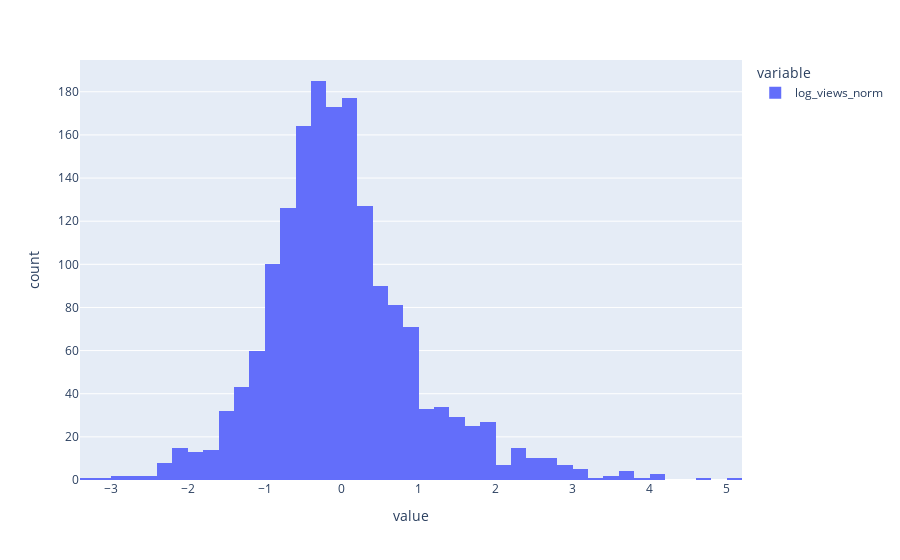
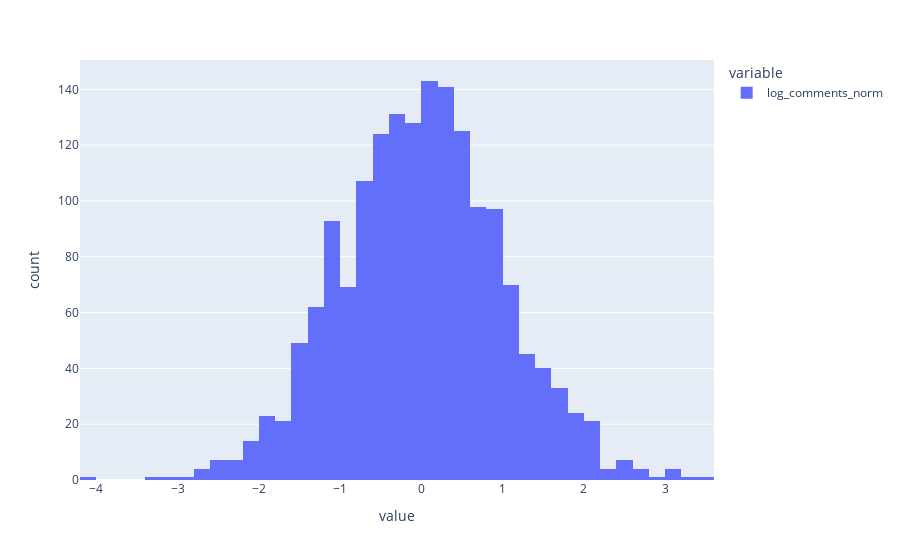
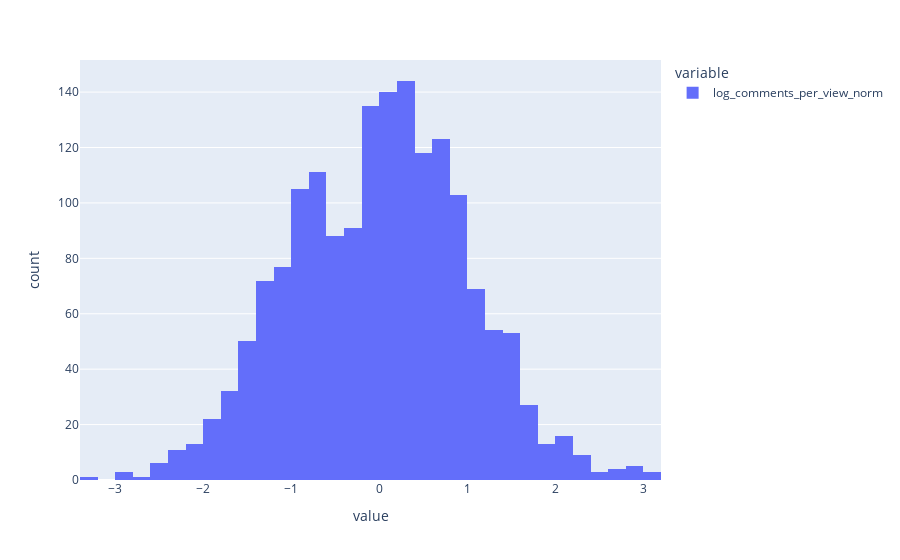
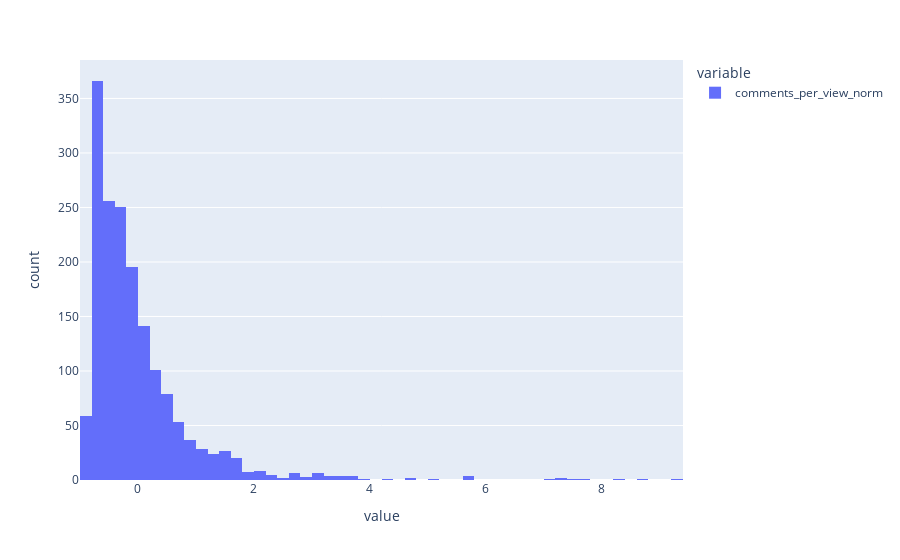

Notebook code for these charts, in order:
### Markdown cell above
# Views target set

### Code cell
import plotly.express as px
    
log_views = np.log(df['views'])
df['log_views_norm'] = (log_views - log_views.mean()) / log_views.std()
px.histogram(df['log_views_norm']).show()

log_comments = np.log(df['comments'])
df['log_comments_norm'] = (log_comments - log_comments.mean()) / log_comments.std()
px.histogram(df['log_comments_norm']).show()

comments_per_view = df['comments'] / df['views']
log_comments_per_view = np.log(comments_per_view)
df['log_comments_per_view_norm'] = (log_comments_per_view - log_comments_per_view.mean()) / log_comments_per_view.std()
px.histogram(df['log_comments_per_view_norm']).show()

df['comments_per_view_norm'] = (comments_per_view - comments_per_view.mean()) / comments_per_view.std()
px.histogram(df['comments_per_view_norm']).show()

### Figure 1 — Plotly figure (JSON) as saved in the notebook; plotly's stock layout.template omitted (floating-point values rounded to 4 significant figures; data arrays with more than 128 entries replaced by an {"elided": "..."} marker saying what was removed)
{"data": [{"alignmentgroup": "True", "bingroup": "x", "hovertemplate": "variable=log_views_norm<br>value=%{x}<br>count=%{y}<extra></extra>", "legendgroup": "log_views_norm", "marker": {"color": "#636efa", "pattern": {"shape": ""}}, "name": "log_views_norm", "offsetgroup": "log_views_norm", "orientation": "v", "showlegend": true, "x": {"elided": "1702 float values"}, "xaxis": "x", "yaxis": "y", "type": "histogram"}], "layout": {"xaxis": {"anchor": "y", "domain": [0.0, 1.0], "title": {"text": "value"}}, "yaxis": {"anchor": "x", "domain": [0.0, 1.0], "title": {"text": "count"}}, "legend": {"title": {"text": "variable"}, "tracegroupgap": 0}, "margin": {"t": 60}, "barmode": "relative"}}

### Figure 2 — Plotly figure (JSON) as saved in the notebook; plotly's stock layout.template omitted (floating-point values rounded to 4 significant figures; data arrays with more than 128 entries replaced by an {"elided": "..."} marker saying what was removed)
{"data": [{"alignmentgroup": "True", "bingroup": "x", "hovertemplate": "variable=log_comments_norm<br>value=%{x}<br>count=%{y}<extra></extra>", "legendgroup": "log_comments_norm", "marker": {"color": "#636efa", "pattern": {"shape": ""}}, "name": "log_comments_norm", "offsetgroup": "log_comments_norm", "orientation": "v", "showlegend": true, "x": {"elided": "1702 float values"}, "xaxis": "x", "yaxis": "y", "type": "histogram"}], "layout": {"xaxis": {"anchor": "y", "domain": [0.0, 1.0], "title": {"text": "value"}}, "yaxis": {"anchor": "x", "domain": [0.0, 1.0], "title": {"text": "count"}}, "legend": {"title": {"text": "variable"}, "tracegroupgap": 0}, "margin": {"t": 60}, "barmode": "relative"}}

### Figure 3 — Plotly figure (JSON) as saved in the notebook; plotly's stock layout.template omitted (floating-point values rounded to 4 significant figures; data arrays with more than 128 entries replaced by an {"elided": "..."} marker saying what was removed)
{"data": [{"alignmentgroup": "True", "bingroup": "x", "hovertemplate": "variable=log_comments_per_view_norm<br>value=%{x}<br>count=%{y}<extra></extra>", "legendgroup": "log_comments_per_view_norm", "marker": {"color": "#636efa", "pattern": {"shape": ""}}, "name": "log_comments_per_view_norm", "offsetgroup": "log_comments_per_view_norm", "orientation": "v", "showlegend": true, "x": {"elided": "1702 float values"}, "xaxis": "x", "yaxis": "y", "type": "histogram"}], "layout": {"xaxis": {"anchor": "y", "domain": [0.0, 1.0], "title": {"text": "value"}}, "yaxis": {"anchor": "x", "domain": [0.0, 1.0], "title": {"text": "count"}}, "legend": {"title": {"text": "variable"}, "tracegroupgap": 0}, "margin": {"t": 60}, "barmode": "relative"}}

### Figure 4 — Plotly figure (JSON) as saved in the notebook; plotly's stock layout.template omitted (floating-point values rounded to 4 significant figures; data arrays with more than 128 entries replaced by an {"elided": "..."} marker saying what was removed)
{"data": [{"alignmentgroup": "True", "bingroup": "x", "hovertemplate": "variable=comments_per_view_norm<br>value=%{x}<br>count=%{y}<extra></extra>", "legendgroup": "comments_per_view_norm", "marker": {"color": "#636efa", "pattern": {"shape": ""}}, "name": "comments_per_view_norm", "offsetgroup": "comments_per_view_norm", "orientation": "v", "showlegend": true, "x": {"elided": "1702 float values"}, "xaxis": "x", "yaxis": "y", "type": "histogram"}], "layout": {"xaxis": {"anchor": "y", "domain": [0.0, 1.0], "title": {"text": "value"}}, "yaxis": {"anchor": "x", "domain": [0.0, 1.0], "title": {"text": "count"}}, "legend": {"title": {"text": "variable"}, "tracegroupgap": 0}, "margin": {"t": 60}, "barmode": "relative"}}
